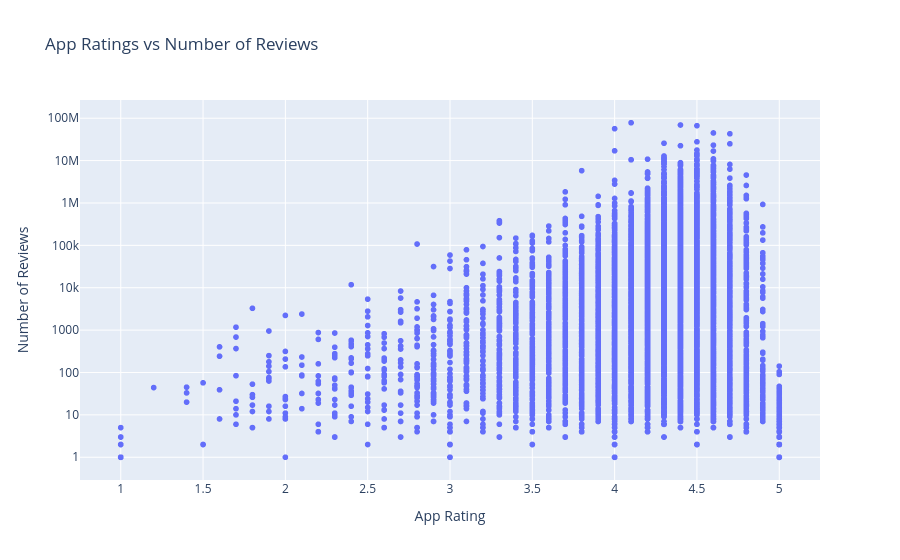

The notebook cell this image was saved under:
### Code cell
# Graph 5 - Reviews vs Rating

rating_reviews = play_store_df.dropna(
    subset=["Rating", "Reviews"]
).copy()

fig = px.scatter(
    rating_reviews,
    x="Rating",
    y="Reviews",
    title="App Ratings vs Number of Reviews",
    labels={
        "Rating": "App Rating",
        "Reviews": "Number of Reviews"
    },
    hover_data=["App", "Category", "Type"]
)

fig.update_yaxes(type="log")

fig.show()

### Figure 1 — Plotly figure (JSON) as saved in the notebook; plotly's stock layout.template omitted (floating-point values rounded to 4 significant figures; data arrays with more than 128 entries replaced by an {"elided": "..."} marker saying what was removed)
{"data": [{"customdata": {"elided": "8196x3 str values"}, "hovertemplate": "App Rating=%{x}<br>Number of Reviews=%{y}<br>App=%{customdata[0]}<br>Category=%{customdata[1]}<br>Type=%{customdata[2]}<extra></extra>", "legendgroup": "", "marker": {"color": "#636efa", "symbol": "circle"}, "mode": "markers", "name": "", "showlegend": false, "type": "scattergl", "x": {"elided": "8196 float values"}, "xaxis": "x", "y": {"elided": "8196 float values"}, "yaxis": "y"}], "layout": {"legend": {"tracegroupgap": 0}, "title": {"text": "App Ratings vs Number of Reviews"}, "xaxis": {"anchor": "y", "domain": [0, 1], "title": {"text": "App Rating"}}, "yaxis": {"anchor": "x", "domain": [0, 1], "title": {"text": "Number of Reviews"}, "type": "log"}}}
